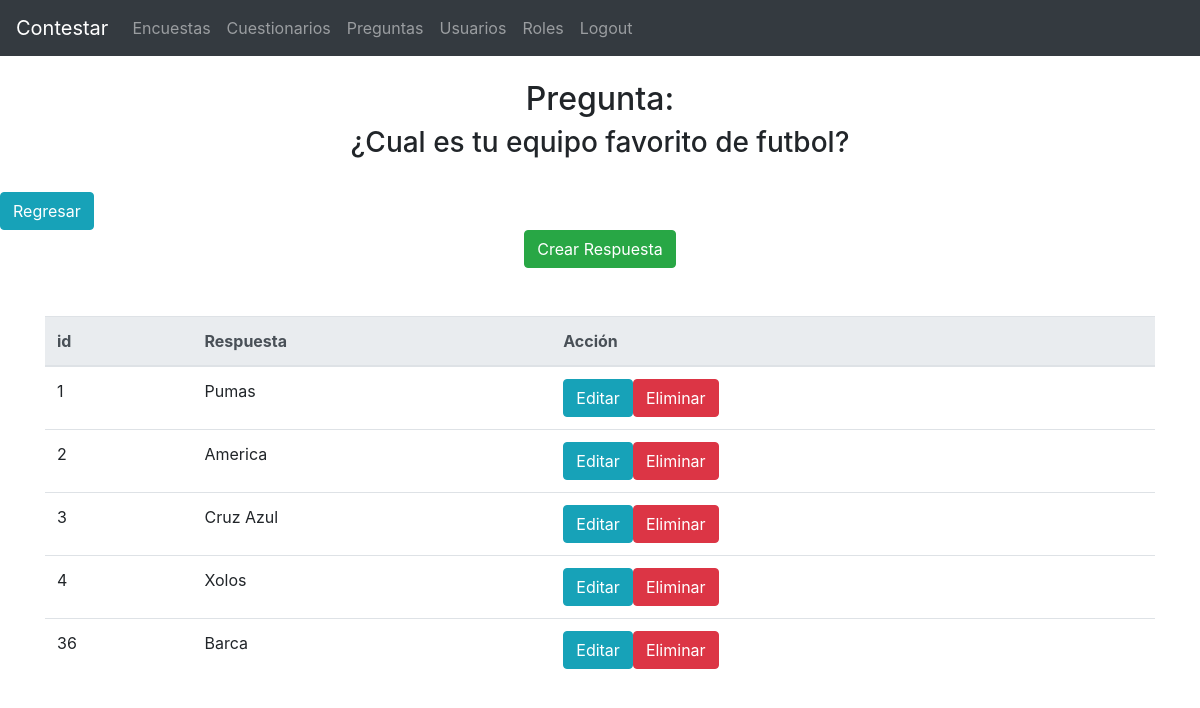
The app's page /CodeIgniter/Preguntas/Respuestas/1 with its own data.
### tables this page shows
CREATE TABLE `pregunta` (
  `idPregunta` int(11) NOT NULL,
  `pregunta` varchar(100) NOT NULL
);

CREATE TABLE `respuesta` (
  `idRespuesta` int(11) NOT NULL,
  `respuesta` varchar(45) NOT NULL,
  `pregunta_idPregunta` int(11) NOT NULL
);

### CodeIgniter/application/controllers/respuestasController.php (called while the page is built, shortened)
<?php
	class RespuestasController extends CI_Controller{
		function __construct(){
			$this->load->model('pregunta_model');
			$this->load->model('respuesta_model');
		}
		function index(){
			$idPregunta = $this->uri->segment(3);
			$dato['respuestas'] = $this->respuesta_model->read($idPregunta);
			$dato['p'] = $this->pregunta_model->get($idPregunta);
			$this->load->view('layouts/header');
			$this->load->view('respuestas/index', $dato);
		}
	}

### CodeIgniter/index.php (called while the page is built, shortened)
<?php
require_once BASEPATH.'core/CodeIgniter.php';

### CodeIgniter/application/models/pregunta_model.php (called while the page is built, shortened)
<?php
	class Pregunta_model extends CI_Model{
		function get($id){
			$this->db->where("idPregunta", $id);
			$query = $this->db->get('pregunta');
			if($query->num_rows() > 0){
				return $query;
			}else{
				return false;
			}
		}
}

### CodeIgniter/application/models/respuesta_model.php (called while the page is built, shortened)
<?php
	class Respuesta_model extends CI_Model{
		function read($idPregunta){
			$this->db->where("pregunta_idPregunta", $idPregunta);
			$query = $this->db->get('respuesta');
			if($query->num_rows() > 0){
				return $query;
			}else{
				return false;
			}
		}
}

### CodeIgniter/application/views/respuestas/index.php (the view, shortened to what this page needs)
		<?php
			$idPregunta = $this->uri->segment(3);
			$crearRespuesta_url = base_url() . "Preguntas/Respuestas/Crear/" . $idPregunta;
			$editarRespuesta_url = base_url() . "Preguntas/Respuestas/Editar";
			$eliminarRespuesta_url = base_url() . "Preguntas/Respuestas/delete/";
            $regresar = base_url() . "Preguntas";
		?>
<div align="center">
			<h2>Pregunta:</h2>
			<h3>
				<?php
		        	foreach ($p->result() as $pe){
		           		echo $pe->pregunta;
	        ?>
			</h3>
		</div>
		<br>
		<div align="start">
		 <a href="<?php echo $regresar?>" >
		<input type="button" name="regresar" value="Regresar" class="btn btn-info">
	    </a>
	</div>
		<div align="center">
			<a href="<?php echo $crearRespuesta_url?>">
            <input class="btn btn-success" type="button" name="" value="Crear Respuesta">
         </a>
		</div>
		<br><br>
		<div class="container">
			<table class="table table-hover">
				<thead class="thead-light">
					<tr>
						<th scope="col">id</th>
						<th scope="col">Respuesta</th>
						<th scope="col">Acción</th>
					</tr>
				</thead>
				<tbody>
					<?php if($respuestas!=null):?>
						<?php foreach ($respuestas->result() as $respuesta) {?>
							<tr>
								<td><?= $respuesta->idRespuesta?></td>
								<td><?= $respuesta->respuesta?></td>
								<td>
									<div class="form-inline">
										<form action="<?php echo $editarRespuesta_url?>" method="POST">
											<input class="btn btn-info" type="submit" name="Editar" value="Editar">
										</form>
										<a href="<?php echo $eliminarRespuesta_url . $respuesta->idRespuesta?>">
											<input class="btn btn-danger" type="button" name="Eliminar" value="Eliminar">
										</a>
									</div>
								</td>
							</tr>
						<?php } ?>
					<?php endif?>
				</tbody>
			</table>
		</div>
		<br>
<?php } ?>
</body>
</html>

### CodeIgniter/application/views/layouts/header.php (shortened to what this page needs)
<!doctype html>
<html lang="en">
	<head>
		<link rel="stylesheet" href="https://stackpath.bootstrapcdn.com/bootstrap/4.3.1/css/bootstrap.min.css">
	</head>
	<body>
		<?php
			$inicio_url = base_url() . "Inicio";
			$login_url = base_url();
			$encuestas_url = base_url() . "Encuestas";
			$cuestionario_url = base_url() . "Cuestionarios";
			$preguntas_url = base_url() . "Preguntas";
			$usuario_url = base_url() . "Usuario";
		?>
		<nav class="navbar navbar-expand navbar-dark bg-dark">
			<a class="navbar-brand" href="<?php echo $inicio_url ?>">Contestar</a>
			<div class="collapse navbar-collapse" id="navbarsExample02">
				<ul class="navbar-nav mr-auto">
					<li class="nav-item">
						<a class="nav-link" href="<?php echo $encuestas_url ?>">Encuestas</a>
					</li>
					<li class="nav-item">
						<a class="nav-link" href="<?php echo $cuestionario_url ?>">Cuestionarios</a>
					</li>
					<li class="nav-item">
						<a class="nav-link" href="<?php echo $preguntas_url ?>">Preguntas</a>
					</li>
					<li class="nav-item">
						<a class="nav-link"  href="<?php echo $usuario_url ?>">Usuarios</a>
					</li>
					<li class="nav-item">
						<a class="nav-link" href="#">Roles</a>
					</li>
					<li class="nav-item">
						<a class="nav-link" href="<?php echo $login_url?>">Logout</a>
					</li>
				</ul>
			</div>
		</nav>
		<br>

### records on screen
pregunta: pregunta "¿Cual es tu equipo favorito de futbol?"
respuesta: idRespuesta "1", respuesta "Pumas"
respuesta: idRespuesta "2", respuesta "America"
respuesta: idRespuesta "3", respuesta "Cruz Azul"
respuesta: idRespuesta "4", respuesta "Xolos"
respuesta: idRespuesta "36", respuesta "Barca"
